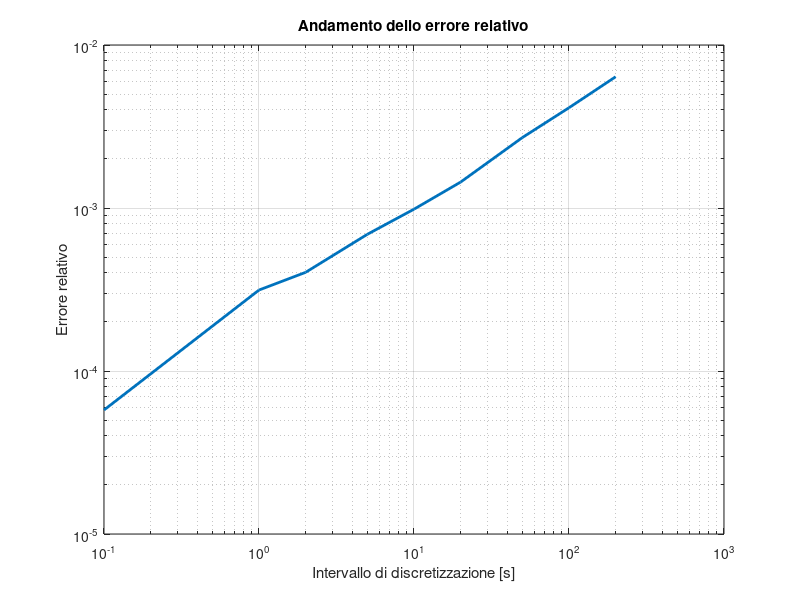

This chart was generated by the following MATLAB code:
% Esame del 2 febbraio 2024 pomeriggio, punto d EULERO ALL'INDIETRO
% Simone Canevarolo
% S269893
% 21 aprile 2024

clear all
close all
clc

raggio = 10e-2; % m
alt = 40e-2; % m
altcaduta = 5e3; % m
uu = 5; % m/s

ro = 950; % kg/m^3
hh = 100; % W/m^2/K
Taria = 280; % K
T0 = 233; % k

K = @(T) 4.5*(T/T0);
cpfunz = @(T) 670+1.2*(T-233);

dx = 1e-3;
xx = (0:dx:alt/2)';
Nx = length(xx);

tmax = altcaduta/uu;

Tm = T0*ones(Nx,1);
kk = K(T0);
cp = cpfunz(T0);

dtvett = [0.1 1 2 5 10 20 50 100 200];
zz = 1;

for zz = 1:length(dtvett)

    dt = dtvett(zz);
    tt = (0:dt:tmax);
    Nt = length(tt);

for ii = 2:Nt

    kk = K(Tm);
    cp = cpfunz(Tm);

    aa = dt*kk./ro./cp./dx^2;

    sup_diag = -1/2*aa;
    main_diag = 1+aa;
    sub_diag = -1/2*aa;

    % Band = [[sub_diag(2:end);0], main_diag, [0;sup_diag(1:end-1)]];
    Band = [sub_diag, main_diag, sup_diag];

    AA = spdiags(Band,-1:1,Nx,Nx);

    bb = Tm;

    AA(1,1) = +kk(1)/dx+hh;
    AA(1,2) = -kk(1)/dx;
    bb(1) = +hh*Taria;

    AA(end,end-1) = -1;
    AA(end,end) = 1;
    bb(end) = 0;

    TT = AA\bb;

    err(zz) = norm(TT-Tm)/norm(Tm-T0);

    Tm = TT;

    end


end

    figure(1)
    loglog(dtvett,err,'LineWidth',2)
    grid on
    xlabel('Intervallo di discretizzazione [s]')
    ylabel('Errore relativo')
    title('Andamento dello errore relativo')
